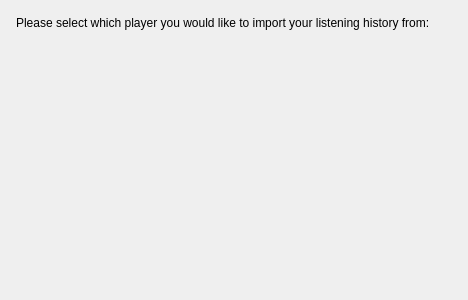
<ui version="4.0" >
 <class>bootstrapSelectorWidget</class>
 <widget class="QWidget" name="bootstrapSelectorWidget" >
  <property name="geometry" >
   <rect>
    <x>0</x>
    <y>0</y>
    <width>468</width>
    <height>300</height>
   </rect>
  </property>
  <property name="windowTitle" >
   <string>Form</string>
  </property>
  <layout class="QVBoxLayout" >
   <property name="spacing" >
    <number>6</number>
   </property>
   <property name="leftMargin" >
    <number>16</number>
   </property>
   <property name="topMargin" >
    <number>16</number>
   </property>
   <property name="rightMargin" >
    <number>16</number>
   </property>
   <property name="bottomMargin" >
    <number>16</number>
   </property>
   <item>
    <widget class="QLabel" name="label" >
     <property name="text" >
      <string>Please select which player you would like to import your listening history from:</string>
     </property>
     <property name="wordWrap" >
      <bool>true</bool>
     </property>
    </widget>
   </item>
   <item>
    <widget class="QWidget" native="1" name="blankWidget" />
   </item>
   <item>
    <spacer>
     <property name="orientation" >
      <enum>Qt::Vertical</enum>
     </property>
     <property name="sizeHint" >
      <size>
       <width>20</width>
       <height>40</height>
      </size>
     </property>
    </spacer>
   </item>
  </layout>
 </widget>
 <resources/>
 <connections/>
</ui>
